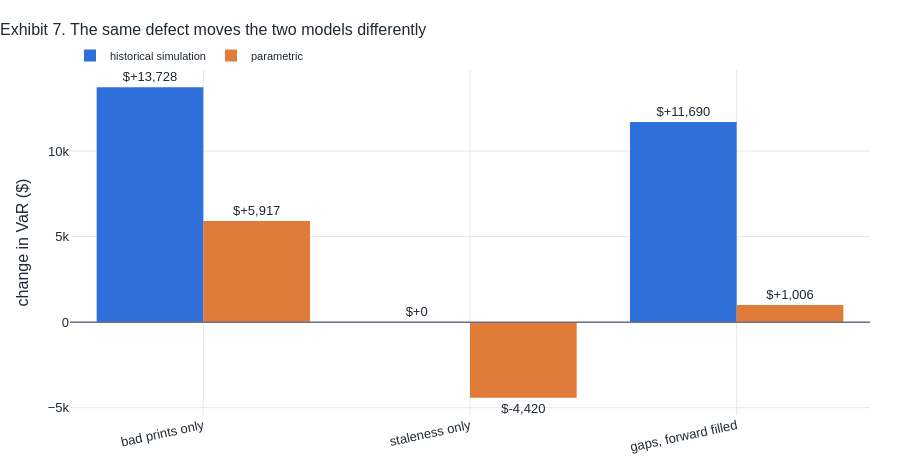

Notebook code cell kept with this figure:
### Code cell
fig = go.Figure()
fig.add_trace(go.Bar(x=isolated.index, y=isolated["hs_change_usd"],
                     name="historical simulation", marker_color=blue,
                     text=[f"${v:+,.0f}" for v in isolated["hs_change_usd"]],
                     textposition="outside",
                     hovertemplate="%{x}: $%{y:+,.0f}<extra></extra>"))
fig.add_trace(go.Bar(x=isolated.index, y=isolated["param_change_usd"],
                     name="parametric", marker_color=orange,
                     text=[f"${v:+,.0f}" for v in isolated["param_change_usd"]],
                     textposition="outside",
                     hovertemplate="%{x}: $%{y:+,.0f}<extra></extra>"))
fig.add_hline(y=0, line=dict(color=muted, width=1.5))
fig.update_yaxes(title="change in VaR ($)")
fig.update_xaxes(tickangle=-12)
fig.update_layout(height=470, barmode="group",
                  title="Exhibit 7. The same defect moves the two models differently")
fig.show()

print("above zero the desk holds capital it does not need.")
print("below zero it holds less than it should, which is the failure that matters.")
print("\nwhere the two bars disagree, the defect is reshaping the tail and the")
print("variance in different directions, and which model you run decides what")
print("you see.")

### Figure 1 — Plotly figure (JSON) as saved in the notebook; plotly's stock layout.template omitted (floating-point values rounded to 4 significant figures)
{"data": [{"hovertemplate": "%{x}: $%{y:+,.0f}<extra></extra>", "marker": {"color": "#2E6FD9"}, "name": "historical simulation", "text": ["$+13,728", "$+0", "$+11,690"], "textposition": "outside", "type": "bar", "x": ["bad prints only", "staleness only", "gaps, forward filled"], "y": [13730.0, 0.0, 11690.0]}, {"hovertemplate": "%{x}: $%{y:+,.0f}<extra></extra>", "marker": {"color": "#E07B39"}, "name": "parametric", "text": ["$+5,917", "$-4,420", "$+1,006"], "textposition": "outside", "type": "bar", "x": ["bad prints only", "staleness only", "gaps, forward filled"], "y": [5917.0, -4420.0, 1006.0]}], "layout": {"barmode": "group", "height": 470, "shapes": [{"line": {"color": "#6B7280", "width": 1.5}, "type": "line", "x0": 0, "x1": 1, "xref": "x domain", "y0": 0, "y1": 0, "yref": "y"}], "title": {"text": "Exhibit 7. The same defect moves the two models differently"}, "xaxis": {"tickangle": -12}, "yaxis": {"title": {"text": "change in VaR ($)"}}}}
